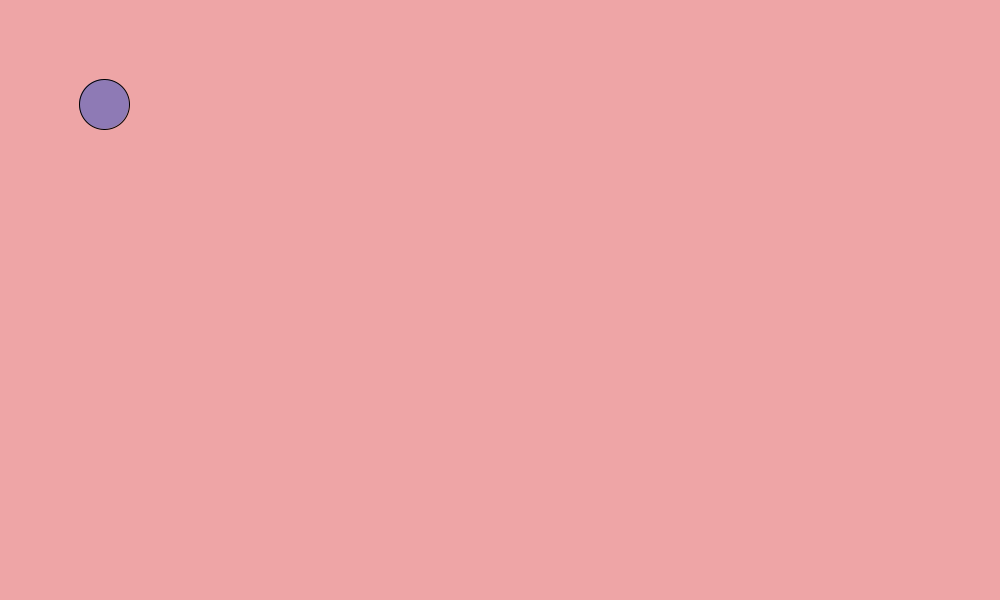
Frame 1 (no input)
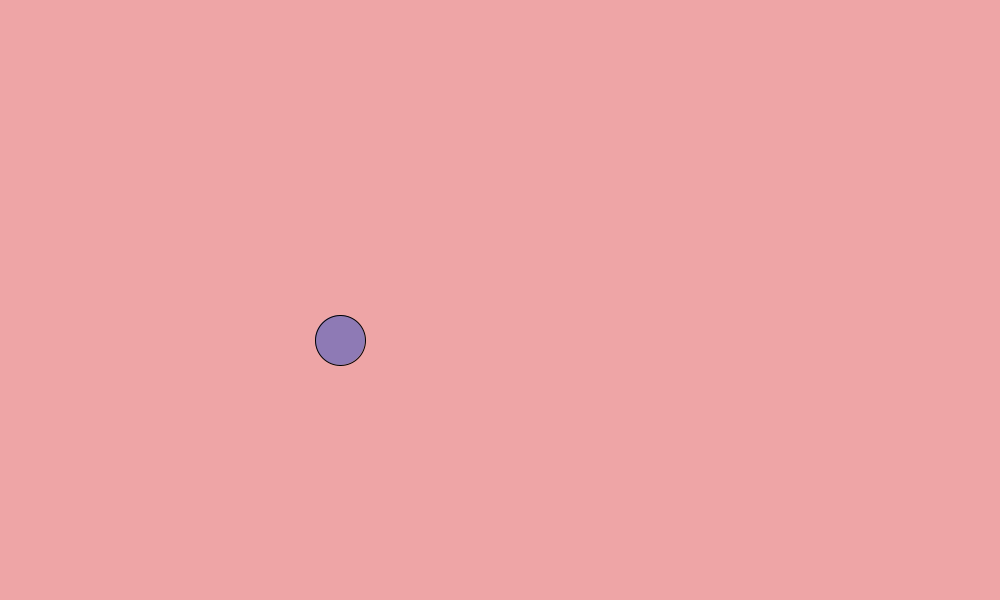
Frame 60 (the mouse pressed at the canvas centre just before this capture)
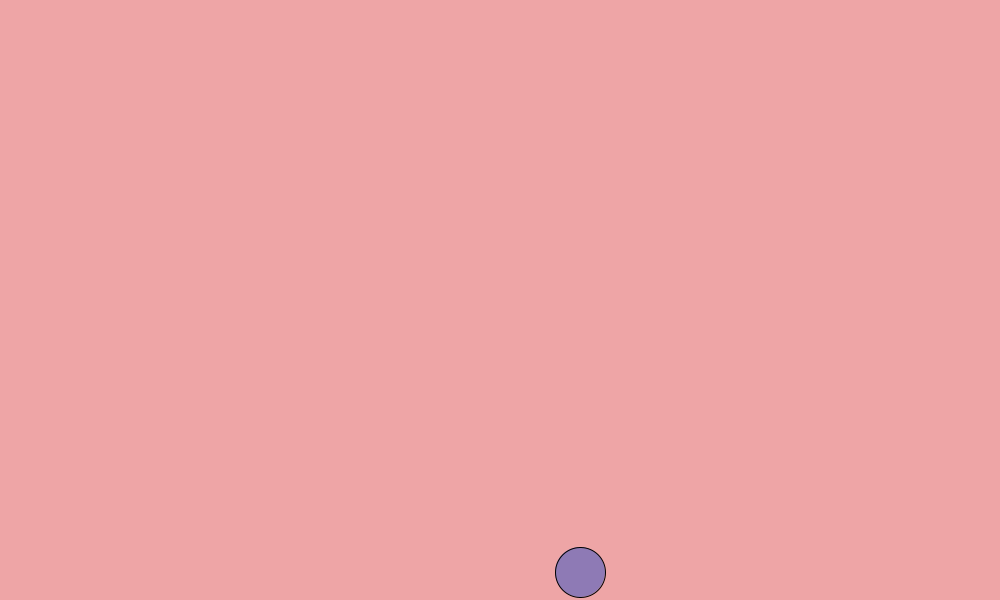
Frame 120 (the mouse held since frame 60 and released just before this capture)

The Processing sketch that drew these frames (run headless with seeded random() and noise(); from frame 60 on, the mouse is pressed at the canvas centre):

// Processing sketch: sketch_240428a
// ── sketch_240428a.pde

 int diametro =50;
 int posY =100;
 int posX =100;
 int dirx=4;
int diry =4;

void setup()
 {// esta funcion se ejecuta una vez
 size (1000,600);
 background(#EEA5A6);

 }
 
 
 void draw(){
 
 background(#EEA5A6);
 
 fill(#8E7AB5);
 posY += diry*1;
 posX += dirx*1;
 
 ellipse(posX, posY, diametro, diametro );
 
 if(posX>=width-diametro/2){
 dirx=dirx*-1;
 }
 
   if(posX<=0+diametro/2){
 dirx=dirx*-1;
 }
 
  if(posY>=height-diametro/2){
 diry=diry*-1;
 }
 
  if(posY<=0 + diametro/2){
    diry=diry*-1;
 }
 
 
 }
